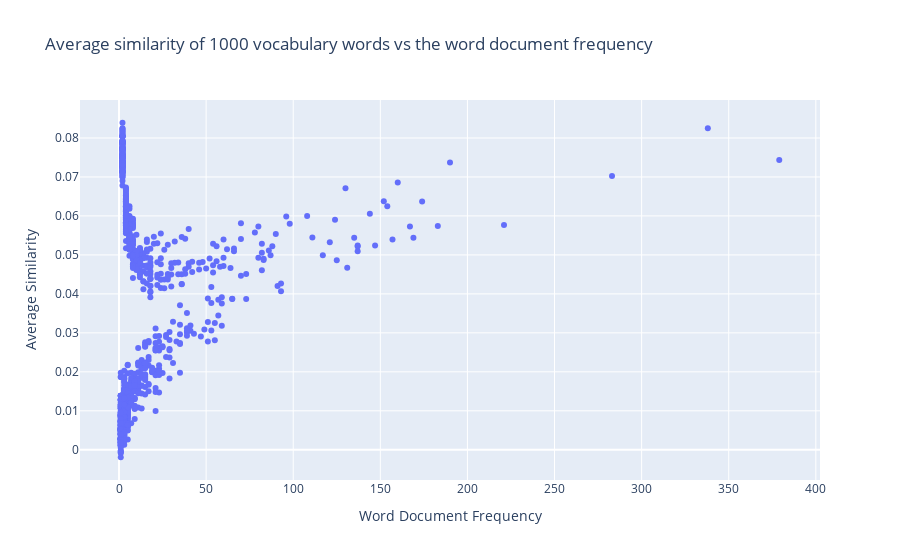

Notebook code cell kept with this figure:
### Code cell
# scatter plot using plotly express
# fig = px.scatter(x=[x for x, _ in avg_similarities], y=[y for _, y in avg_similarities], title=f"Average similarity of 1000 vocabulary words vs the word document frequency", labels={'x': 'Word document frequency', 'y': 'Average similarity to all other learned embeddings'})
fig = px.scatter(df_avg_similarities, x='Word Document Frequency', y='Average Similarity', title=f"Average similarity of 1000 vocabulary words vs the word document frequency", labels={'x': 'Word document frequency', 'y': 'Average similarity to all other learned embeddings'}, hover_data=['Word'])
fig.show()

### Figure 1 — Plotly figure (JSON) as saved in the notebook; plotly's stock layout.template omitted (floating-point values rounded to 4 significant figures; data arrays with more than 128 entries replaced by an {"elided": "..."} marker saying what was removed)
{"data": [{"customdata": {"elided": "1000x1 str values"}, "hovertemplate": "Word Document Frequency=%{x}<br>Average Similarity=%{y}<br>Word=%{customdata[0]}<extra></extra>", "legendgroup": "", "marker": {"color": "#636efa", "symbol": "circle"}, "mode": "markers", "name": "", "orientation": "v", "showlegend": false, "type": "scatter", "x": {"elided": "1000 int values"}, "xaxis": "x", "y": {"elided": "1000 float values"}, "yaxis": "y"}], "layout": {"legend": {"tracegroupgap": 0}, "title": {"text": "Average similarity of 1000 vocabulary words vs the word document frequency"}, "xaxis": {"anchor": "y", "domain": [0, 1], "title": {"text": "Word Document Frequency"}}, "yaxis": {"anchor": "x", "domain": [0, 1], "title": {"text": "Average Similarity"}}}}
